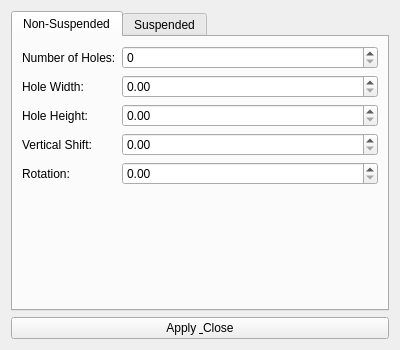
<?xml version="1.0" encoding="UTF-8"?>
<ui version="4.0">
 <class>HoleDesign</class>
 <widget class="QWidget" name="HoleDesign">
  <property name="geometry">
   <rect>
    <x>0</x>
    <y>0</y>
    <width>400</width>
    <height>350</height>
   </rect>
  </property>
  <property name="windowTitle">
   <string>Hole Design</string>
  </property>
  <layout class="QVBoxLayout" name="verticalLayout">
   <item>
    <widget class="QTabWidget" name="tabWidget">
     <widget class="QWidget" name="nonSuspendedTab">
      <attribute name="title">
       <string>Non-Suspended</string>
      </attribute>
      <layout class="QFormLayout" name="formLayout_1">
       <item row="0" column="0"><widget class="QLabel" name="label_ns_num"><property name="text"><string>Number of Holes:</string></property></widget></item>
       <item row="0" column="1"><widget class="QSpinBox" name="numHolesSpinBox_ns"><property name="value">3</property></widget></item>
       <item row="1" column="0"><widget class="QLabel" name="label_ns_width"><property name="text"><string>Hole Width:</string></property></widget></item>
       <item row="1" column="1"><widget class="QDoubleSpinBox" name="holeWidthSpinBox_ns"><property name="singleStep">0.01</property><property name="value">0.3</property></widget></item>
       <item row="2" column="0"><widget class="QLabel" name="label_ns_height"><property name="text"><string>Hole Height:</string></property></widget></item>
       <item row="2" column="1"><widget class="QDoubleSpinBox" name="holeHeightSpinBox_ns"><property name="singleStep">0.01</property><property name="value">0.7</property></widget></item>
       <item row="3" column="0"><widget class="QLabel" name="label_ns_shift"><property name="text"><string>Vertical Shift:</string></property></widget></item>
       <item row="3" column="1"><widget class="QDoubleSpinBox" name="verticalShiftSpinBox_ns"><property name="singleStep">0.01</property></widget></item>
       <item row="4" column="0"><widget class="QLabel" name="label_ns_rot"><property name="text"><string>Rotation:</string></property></widget></item>
       <item row="4" column="1"><widget class="QDoubleSpinBox" name="rotationSpinBox_ns"/></item>
      </layout>
     </widget>
     <widget class="QWidget" name="suspendedTab">
      <attribute name="title">
       <string>Suspended</string>
      </attribute>
      <layout class="QFormLayout" name="formLayout_2">
       <item row="0" column="0"><widget class="QLabel" name="label_s_num"><property name="text"><string>Number of Holes:</string></property></widget></item>
       <item row="0" column="1"><widget class="QSpinBox" name="numHolesSpinBox_s"><property name="value">1</property></widget></item>
       <item row="1" column="0"><widget class="QLabel" name="label_s_width"><property name="text"><string>Hole Width:</string></property></widget></item>
       <item row="1" column="1"><widget class="QDoubleSpinBox" name="holeWidthSpinBox_s"><property name="singleStep">0.01</property><property name="value">0.2</property></widget></item>
       <item row="2" column="0"><widget class="QLabel" name="label_s_height"><property name="text"><string>Hole Height:</string></property></widget></item>
       <item row="2" column="1"><widget class="QDoubleSpinBox" name="holeHeightSpinBox_s"><property name="singleStep">0.01</property><property name="value">0.5</property></widget></item>
       <item row="3" column="0"><widget class="QLabel" name="label_s_shift"><property name="text"><string>Vertical Shift:</string></property></widget></item>
       <item row="3" column="1"><widget class="QDoubleSpinBox" name="verticalShiftSpinBox_s"><property name="singleStep">0.01</property></widget></item>
       <item row="4" column="0"><widget class="QLabel" name="label_s_rot"><property name="text"><string>Rotation:</string></property></widget></item>
       <item row="4" column="1"><widget class="QDoubleSpinBox" name="rotationSpinBox_s"/></item>
      </layout>
     </widget>
    </widget>
   </item>
   <item>
    <widget class="QPushButton" name="applyButton">
     <property name="text">
      <string>Apply &amp; Close</string>
     </property>
    </widget>
   </item>
  </layout>
 </widget>
 <resources/>
 <connections/>
</ui>
